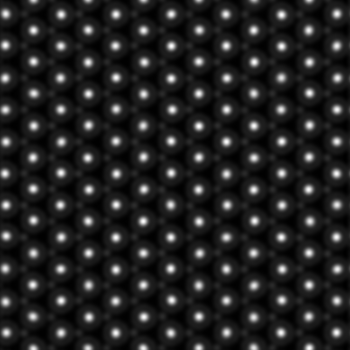
#> input picture Datasets/DATASET_WS2/WS2-ground_truth_interp_0.1_dose_no_noise.tif, 350 x 350 px, found by its file name
$ jupyter execute --allow-errors processing_sublattice_recovery_WS2_updated.ipynb   (shell and % lines are left out)   (older library calls are emulated)
#> lines starting #> are read from the running program, lines starting #| are printed output that depends on the picture
### Utilities/Utils.py
import tifffile
import numpy as np
import torch
import matplotlib.pyplot as plt
import cv2
from skimage import exposure

# [18 lines left out: functions z_score_normalize, prepare_input, not called in this run]

import numpy as np
import torch
import tifffile
import matplotlib.pyplot as plt
from skimage import exposure
import cv2


# [127 lines left out: function prepare_input_amp_phase, not called in this run]

def convert(image):
  image = cv2.normalize(image, None, alpha = 0, beta = 255, norm_type = cv2.NORM_MINMAX, dtype = cv2.CV_32F).astype(np.uint8)
  return image

### Datasets/processing_sublattice_recovery_WS2_updated.ipynb
# Import libraries

[cell 1]
import sys
github_repo_url = "https://github.com/AnnaEls/HAADF-STEM-image-denoising.git"
sys.path.append('/content/HAADF-STEM-image-denoising')

[cell 2]
import numpy as np
import matplotlib.pyplot as plt
import os
import pandas as pd
import h5py
import tifffile
from Models.hybrid_model import hybrid_model
from Models.UNet import init_unet_kaiming
from Utilities.Utils import prepare_input, convert
from Training.Training import train_hybrid_model

import hyperspy.api as hs
import atomap as am
from Analysis.gaussian_detection_atomap import find_atoms, compare_sublattices_with_lattice_fp_classification, plot_atom_classification

# Analysis

[cell 3]
SEPARATION = 6
MATCH_TOLERANCE=5.0,
LATTICE_TOLERANCE=5.0,
NEIGHBOR_RADIUS=35

## Processing clean image

[cell 4]
path_to_clean_image = "/content/HAADF-STEM-image-denoising/Datasets/DATASET_WS2/WS2-ground_truth_interp_0.1_dose_no_noise.tif"
clean_image = convert(tifffile.imread(path_to_clean_image))
#> (the rest of this cell did not finish here and is left out)

[cell 5]
from sklearn.cluster import KMeans
import numpy as np
import matplotlib.pyplot as plt
import atomap as am


# [103 lines left out: function find_sublattices, not called in this run]

#> (a cell that did not finish here is left out)

## Processing denoised image: hybrid model

[cell 7]
doses = [100000.0, 50000.0, 10000.0, 5000.0]
rows = []
#> (the rest of this cell did not finish here and is left out)

#> (a cell that did not finish here is left out)

## Processing denoised image: Lobato model

[cell 9]
doses = [100000.0, 50000.0, 10000.0, 5000.0]
#> doses = [100000, 50000, 10000, 5000]
#| Dose:100000.0
#| Dose:100000.0
#| Dose:100000.0
rows = []
#> (the rest of this cell did not finish here and is left out)

#> (a cell that did not finish here is left out)

## Processing denoised image: Pinto model

[cell 11]
doses = [100000.0, 50000.0, 10000.0, 5000.0]
rows = []
#> (the rest of this cell did not finish here and is left out)

#> (a cell that did not finish here is left out)

## Processing denoised image: UNIT model

[cell 13]
doses = [100000.0, 50000.0, 10000.0, 5000.0]
rows = []
#> (the rest of this cell did not finish here and is left out)

#> (a cell that did not finish here is left out)

# Plotting

[cell 15]
models = ["Noisy", "Hybrid", "Lobato", "Pinto", "UNIT"]
#> models = ['Noisy', 'Hybrid', 'Lobato', 'Pinto', 'UNIT']
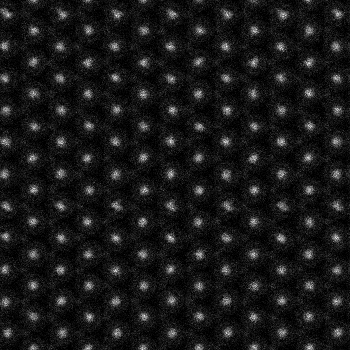
#> input picture Datasets/WS2-jittered_interp_0.1_dose_100000.0.tif, 350 x 350 px, found by its file name
#> further down, image is the input picture: shape (350, 350) float32; min 0, max 37, mean 3.7
images_1 = []
doses = {100000.0}
#> (the rest of this cell did not finish here and is left out)

[cell 16]
models = ["Noisy", "Hybrid", "Lobato", "Pinto", "UNIT"]
images_2 = []
doses = {5000.0}
#> (the rest of this cell did not finish here and is left out)

[cell 17]
images_c = []
#> images_c = []
image_path = "/content/HAADF-STEM-image-denoising/Datasets/DATASET_WS2/WS2-ground_truth_interp_0.1_dose_no_noise.tif"
image = tifffile.imread(image_path)
#> image is the input picture: shape (350, 350) float32; min 0.000613, max 0.0224, mean 0.00364
images_c.append(image)

[cell 18]
import numpy as np
import matplotlib.pyplot as plt
from skimage import measure, exposure
from matplotlib.gridspec import GridSpec
from matplotlib.patches import Rectangle
images = images_c
#> images = 1 item
models = ["Ground truth"]
letters_img = ["(a)", "(b)", "(c)", "(d)", "(e)"]
letters_patch = ["(b)", "(g)", "(h)", "(i)", "(j)"]
point1 = (14, 116)
point2 = (253, 254)

patch_size = 128  # pixels

n = len(images)
#> n = 1
sub = 2

fig = plt.figure(
    figsize=(5*n, 5*sub),
    constrained_layout=True
)

gs = fig.add_gridspec(sub, n )

plt.rcParams.update({
    'font.size': 12,
    'axes.titlesize': 22
})
for idx, image in enumerate(images):
    # ---------- PATCH center (midpoint of line) ----------
    cy = int(0.5 * (point1[0] + point2[0]))
    cx = int(0.5 * (point1[1] + point2[1]))
    r = patch_size // 2

    y0 = max(cy - r, 0)
    x0 = max(cx - r, 0)
    y1 = min(cy + r, image.shape[0])
    x1 = min(cx + r, image.shape[1])

    patch = image[y0:y1, x0:x1]

    # Histogram normalization (robust)
    p2, p98 = np.percentile(patch, (2, 98))
    patch_norm = exposure.rescale_intensity(
        patch, in_range=(p2, p98), out_range=(0, 1)
    )
    # Brightness boost (gamma correction)
    gamma = 0.6
    patch_bright = exposure.adjust_gamma(patch_norm, gamma)
    # ---------- TOP: full image ----------
    ax_img = fig.add_subplot(gs[0, idx])

    ax_img.imshow(image, cmap='gray')


    # Patch rectangle
    rect = Rectangle(
        (x0, y0),
        x1 - x0,
        y1 - y0,
        linewidth=1.5,
        edgecolor='cyan',
        facecolor='none'
    )
    ax_img.add_patch(rect)

    ax_img.axis('off')

    # ---------- BOTTOM: enlarged patch ----------
    ax_patch = fig.add_subplot(gs[1, idx])
    ax_patch.imshow(patch_bright, cmap='gray')
    ax_patch.axis('off')

    ax_img.text(0.015, 0.95, models[idx],
            transform=ax_img.transAxes,
            fontsize=28,
            va='top',
            ha='left',
            bbox=dict(facecolor='white', edgecolor='black', boxstyle='square,pad=0.2'))

    ax_img.text(0.95, 0.95, letters_img[idx],
            transform=ax_img.transAxes,
            fontsize=28,
            va='top',
            ha='right',
            bbox=dict(facecolor='white', edgecolor='black', boxstyle='square,pad=0.2'))

    ax_patch.text(0.95, 0.95, letters_patch[idx],
            transform=ax_patch.transAxes,
            fontsize=28,
            va='top',
            ha='right',
            bbox=dict(facecolor='white', edgecolor='black', boxstyle='square,pad=0.2'))
#> this loop made 1 pass
#> (cy, cx, r, y0, x0, y1, x1, p2) on pass 1: (133, 185, 64, 69, 121, 197, 249, 0.000801)
#> pass 1, `patch = image[y0:y1, x0:x1]`:
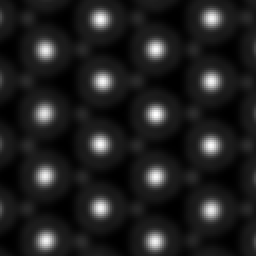
#> patch: shape (128, 128) float32 (shown 2 times larger); min 0.000722, max 0.0224, mean 0.00345; drawn with min black and max white
#> pass 1, `patch_norm = exposure.rescale_intensity( patch, in_range=(p2, p98), ou..`:
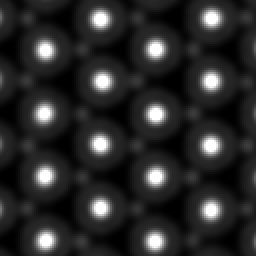
#> patch_norm: shape (128, 128) float32 (shown 2 times larger); min 0, max 1, mean 0.167
#> pass 1, `patch_bright = exposure.adjust_gamma(patch_norm, gamma)`:
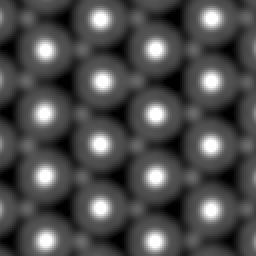
#> patch_bright: shape (128, 128) float32 (shown 2 times larger); min 0, max 1, mean 0.303


#plt.tight_layout()
plt.show()
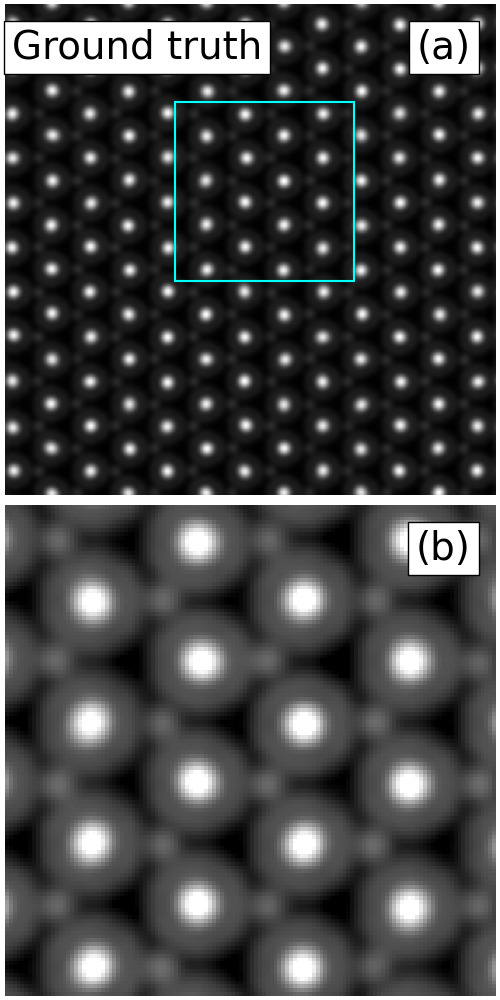
#> figure drawn by matplotlib, 2 panels
